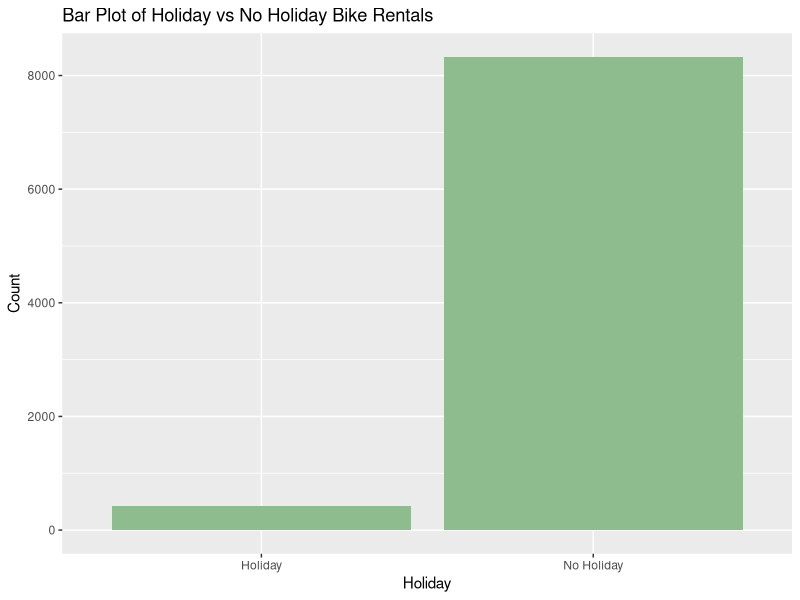
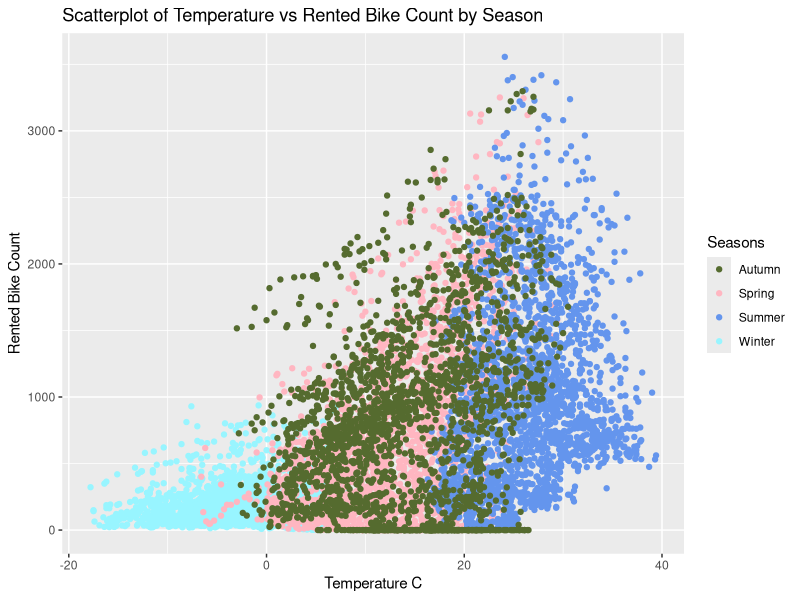
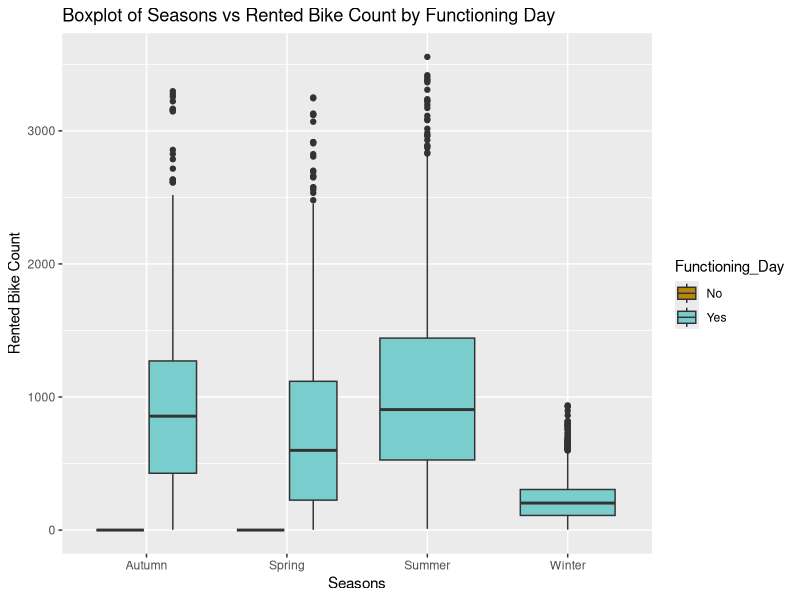
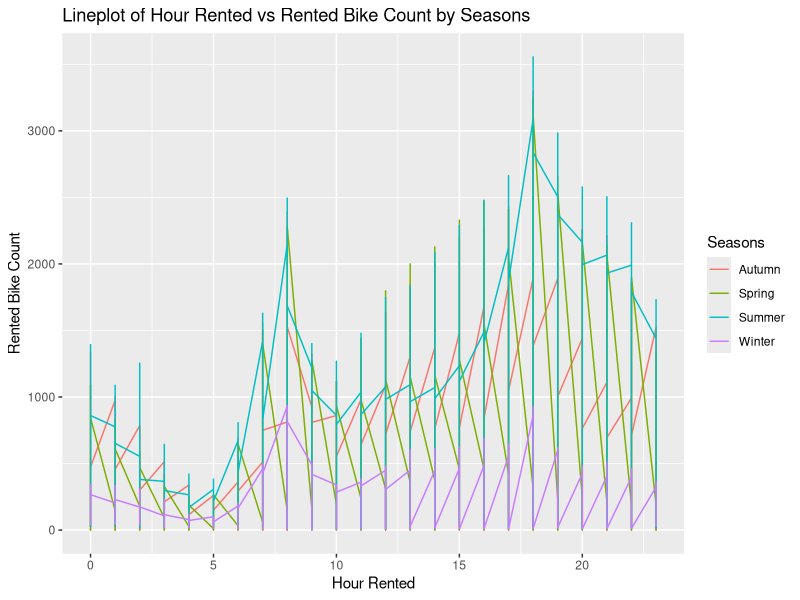
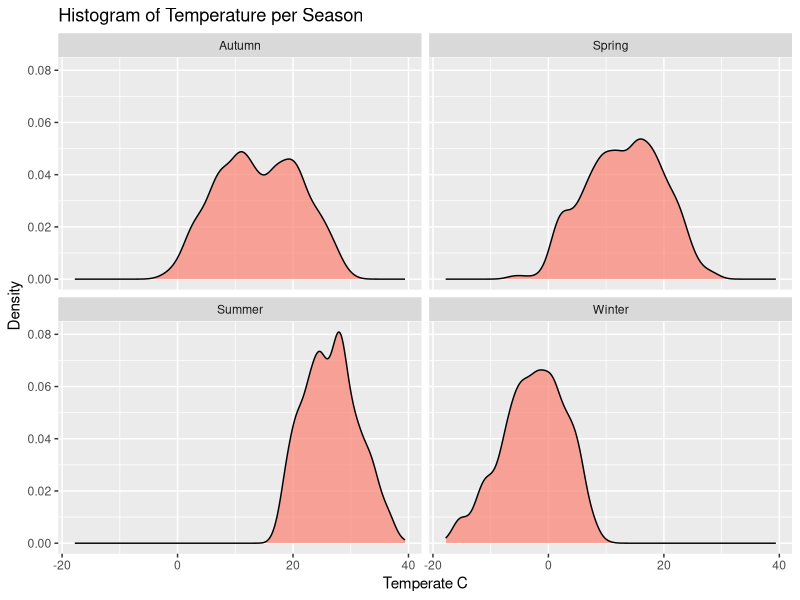
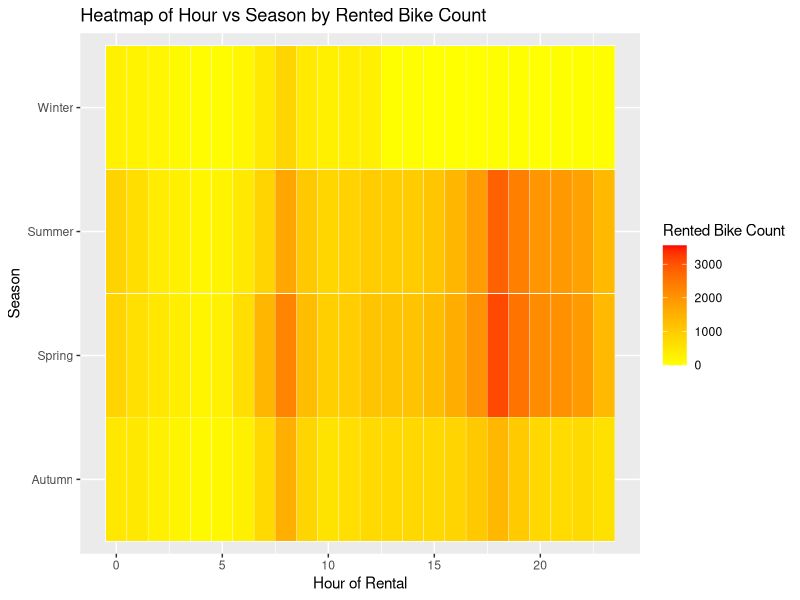

These figures' R source, in order:
## ---- chunk 1
library(tidyverse)
library(ggplot2)

# Read in Seoul Bike Data
bike_data <- read.csv("SeoulBikeData.csv", header = TRUE, fileEncoding = "latin1")
# Tidy up column names
colnames(bike_data) <- (c("Date", "Rented_Bike_Count", "Hour", "Temperature_C", "Humidity_%", "Wind_speed_m/s", "Visibility_10m", "Dew_point_temp_C", "Solar_Radiation_MJ/m2", "Rainfall_mm", "Snowfall_cm", "Seasons", "Holiday", "Functioning_Day"))

bike_data
## ---- chunk 2
# One way contingency tables
table(bike_data$Holiday)
table(bike_data$Functioning_Day)

# Two way contingency tables
table(bike_data$Holiday, bike_data$Seasons)
table(bike_data$Functioning_Day, bike_data$Seasons)
table(bike_data$Holiday, bike_data$Functioning_Day)

# Numerical summaries
bike_data |>
  summarize(across(where(is.numeric), list("Mean" = mean, "Median" = median, "SD" = sd, "IQR" = IQR), .names = "{.fn}_{.col}"))

bike_data |>
  group_by(Seasons) |>
  summarize(across(where(is.numeric), list("Mean" = mean, "Median" = median, "SD" = sd, "IQR" = IQR), .names = "{.fn}_{.col}"))

bike_data |>
  group_by(Holiday) |>
  summarize(across(where(is.numeric), list("Mean" = mean, "Median" = median, "SD" = sd, "IQR" = IQR), .names = "{.fn}_{.col}"))
## ---- chunk 3
# Plots

# Bar plot (univariate plot 1) - This plot compares Holiday vs Non Holiday bike rentals.
ggplot(bike_data, aes(x = Holiday)) + geom_bar(fill = "darkseagreen") + labs(x = "Holiday", y = "Count", title = "Bar Plot of Holiday vs No Holiday Bike Rentals")

# Scatterplot (multivariate plot 2) - This plot shows the relationship between temperature and bike rentals, indicating seasonal trends. 
ggplot(bike_data, aes(x = Temperature_C, y = Rented_Bike_Count, color = Seasons)) + geom_point() + labs(x = "Temperature C", y = "Rented Bike Count", title = "Scatterplot of Temperature vs Rented Bike Count by Season") + scale_color_manual(values = c("Winter" = "cadetblue1", "Spring" = "lightpink", "Summer" = "cornflowerblue", "Autumn" = "darkolivegreen"))

# Boxplot (multivariate plot 3) - This plot shows the distribution of rentals across seasons and days.
ggplot(bike_data, aes(x = Seasons, y = Rented_Bike_Count, fill = Functioning_Day)) + geom_boxplot() + labs(x = "Seasons", y = "Rented Bike Count", title = "Boxplot of Seasons vs Rented Bike Count by Functioning Day") + scale_fill_manual(values = c("No" = "darkgoldenrod", "Yes" = "darkslategray3"))

# Line plot (multivariate plot 4) - This plot shows hourly rental trends by season
ggplot(bike_data, aes(x = Hour, y = Rented_Bike_Count, color = Seasons)) + geom_line() + labs(x = "Hour Rented", y = "Rented Bike Count", title = "Lineplot of Hour Rented vs Rented Bike Count by Seasons")

# Histogram/density plot (multivariate plot 5 + faceting) - This plot shows the distribution of temperature per season.
ggplot(bike_data, aes(x = Temperature_C)) + geom_density(fill = "salmon", alpha = 0.7) + labs(x = "Temperate C", y = "Density", title = "Histogram of Temperature per Season") + facet_wrap(~ Seasons)

# Heatmap (multivariate plot 6 + not covered in class) - This plot shows when rentals peak throughout the day by season
ggplot(bike_data, aes(x = Hour, y = Seasons, fill = Rented_Bike_Count)) + geom_tile(color = "white") + scale_fill_gradient(low = "yellow", high = "red") + labs(x = "Hour of Rental", y = "Season", fill = "Rented Bike Count", title = "Heatmap of Hour vs Season by Rented Bike Count")
